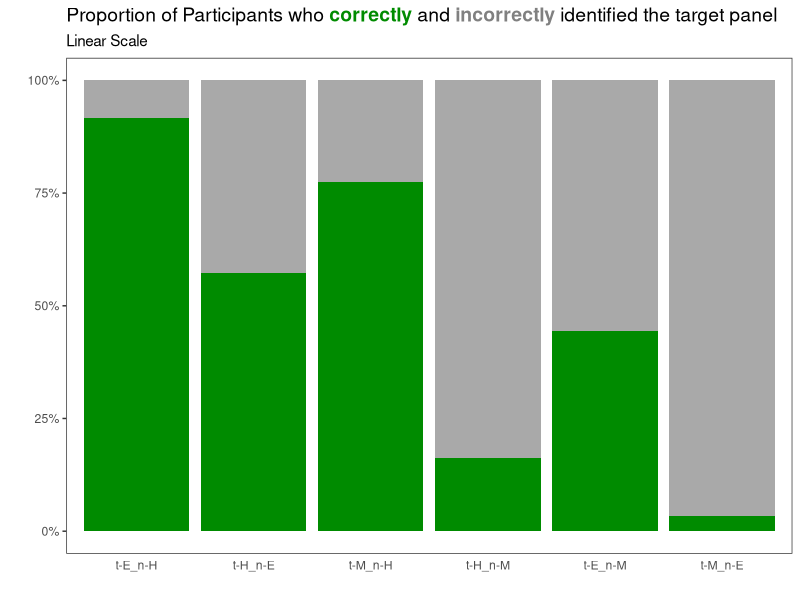

Reproduce this figure in R. (Note: this script raises an error after producing the figure.)
## ---- chunk 1
#| include: false
library(tidyverse)
library(cowplot)
library(digest)

library(readr)

library(lme4)
library(emmeans)
## ---- chunk 2
lineup_model_data <- read_csv("lineup-model-data.csv") |> 
  mutate(conf_level = factor(conf_level, levels = c("Very Certain", "Certain", "Neutral", "Uncertain", "Very Uncertain"))) |> 
  mutate(conf_level_num = as.numeric(conf_level))
## ---- chunk 3
lineup_model_data |> 
  select(participant_id, age, gender, academic_study, dataset_id, curvature, scale, correct, response_no, binary_response, conf_level, choice_reason) |> 
  head() |> 
  knitr::kable()
## ---- chunk 4
# lineup_model_data |> 
#   mutate(target = factor(target, levels = c("H", "M", "E")),
#          null = factor(null, levels = c("H", "M", "E"))) |> 
#   ggplot(aes(x = scale,
#              fill = as.factor(binary_response))) +
#   geom_bar(stat = "count",
#            position = "fill") +
#   facet_grid(null ~ 
#              target,
#              labeller = label_both) +
#   scale_fill_brewer(palette = "Dark2", direction = -1, label = c("Incorrect", "Correct")) +
#   scale_y_continuous(label = scales::percent) +
#   labs(y = "",
#        x = "",
#        fill = "Response") +
#   theme_test()

poo <- lineup_model_data |> 
  group_by(scale, curvature) |> 
  reframe(ntotal = n(),
          ncorrect = sum(binary_response),
          prop_correct = ncorrect/ntotal
          ) |> 
  ungroup() |> 
  arrange(prop_correct) |> 
  group_by(curvature) |>
  reframe(avgprop = mean(prop_correct)) |> 
  arrange(-avgprop)
poo
## ---- chunk 5

scale_level <- c("linear" = "Linear Scale",
                 "log" = "Log Scale")

# avg order
# curvature_order <- poo$curvature
# curvature_order <- c("t-E_n-H",
#                      "t-M_n-H",
#                      "t-H_n-E",
#                      "t-E_n-M",
#                      "t-H_n-M",
#                      "t-M_n-E"
#                      )

# curvature_order <- c("t-E_n-H",
#                      "t-M_n-H",
#                      "t-E_n-M",
#                      "t-H_n-M",
#                      "t-M_n-E",
#                      "t-H_n-E"
#                      )

curvature_order <- c("t-E_n-H",
                     "t-H_n-E",
                     "t-M_n-H",
                     "t-H_n-M",
                     "t-E_n-M",
                     "t-M_n-E"
                     )

accuracy_plot_linear <- lineup_model_data |> 
  filter(scale == "linear") |> 
  mutate(target = factor(target, levels = c("H", "M", "E")),
         null = factor(null, levels = c("H", "M", "E")),
         curvature = factor(curvature, levels = curvature_order)
         ) |> 
  ggplot(aes(x = curvature,
             fill = as.factor(binary_response))) +
  geom_bar(stat = "count",
           position = "fill") +
  # facet_wrap(~scale, 
  #            ncol = 1,
  #            labeller = labeller(scale = scale_level)
  #            ) +
  scale_fill_manual(values = c("darkgray", "#008b00"), label = c("Incorrect", "Correct")) +
  scale_y_continuous(label = scales::percent) +
  # scale_x_discrete(labels = c("High Target Curve\nLow Null Curve",
  #                             "Medium Target Curve\nLow Null Curve",
  #                             "Low Target Curve\nHigh Null Curve",
  #                             "High Target Curve\nMedium Null Curve",
  #                             "Low Target Curve\nMedium Null Curve",
  #                             "Medium Target Curve\nHigh Target Curve")) +
  labs(y = "",
       x = "",
       fill = "Target Panel \nIdentification",
       subtitle = "Linear Scale",
       title = str_c("Proportion of Participants who ", "<span style = 'color:#008b00'>**correctly**</span>", " and ", 
       "<span style = 'color:#808080'>**incorrectly**</span>", " identified the target panel")) +
  theme_test() +
  theme(axis.ticks.x = element_blank(),
        plot.title = ggtext::element_markdown(size = 14),
        legend.position = "none")

picsList <- paste0("../images/", str_remove_all(curvature_order, "-"), "_linear.png")

pimage <- axis_canvas(accuracy_plot_linear, axis = 'x') + 
  draw_image(picsList[1], x = 0.5, scale = 0.98) +
  draw_image(picsList[2], x = 1.5, scale = 0.98) +
  draw_image(picsList[3], x = 2.5, scale = 0.98) +
  draw_image(picsList[4], x = 3.5, scale = 0.98) +
  draw_image(picsList[5], x = 4.5, scale = 0.98) +
  draw_image(picsList[6], x = 5.5, scale = 0.98)

# insert the image strip into the plot
linear_accuracy <- ggdraw(insert_xaxis_grob(accuracy_plot_linear, pimage, position = "bottom", clip = "on"))
## ---- chunk 6

scale_level <- c("linear" = "Linear Scale",
                 "log" = "Log Scale")

accuracy_plot_log <- lineup_model_data |> 
  filter(scale == "log") |> 
  mutate(target = factor(target, levels = c("H", "M", "E")),
         null = factor(null, levels = c("H", "M", "E")),
         curvature = factor(curvature, levels = curvature_order)
         ) |> 
  ggplot(aes(x = curvature,
             fill = as.factor(binary_response))) +
  geom_bar(stat = "count",
           position = "fill") +
  # facet_wrap(~scale, 
  #            ncol = 1,
  #            labeller = labeller(scale = scale_level)
  #            ) +
  scale_fill_manual(values = c("darkgray", "#008b00"), label = c("Incorrect", "Correct")) +
  scale_y_continuous(label = scales::percent) +
  # scale_x_discrete(labels = c("High Target Curve\nLow Null Curve",
  #                             "Medium Target Curve\nLow Null Curve",
  #                             "Low Target Curve\nHigh Null Curve",
  #                             "High Target Curve\nMedium Null Curve",
  #                             "Low Target Curve\nMedium Null Curve",
  #                             "Medium Target Curve\nHigh Target Curve")) +
  labs(y = "",
       x = "",
       fill = "Target Panel \nIdentification",
       subtitle = "Log Scale") +
  theme_test() +
  theme(axis.ticks.x = element_blank(),
        legend.position = "none")

picsList <- paste0("../images/", str_remove_all(curvature_order, "-"), "_log.png")

pimage <- axis_canvas(accuracy_plot_log, axis = 'x') + 
  draw_image(picsListLog[1], x = 0.5, scale = 0.98) +
  draw_image(picsListLog[2], x = 1.5, scale = 0.98) +
  draw_image(picsListLog[3], x = 2.5, scale = 0.98) +
  draw_image(picsListLog[4], x = 3.5, scale = 0.98) +
  draw_image(picsListLog[5], x = 4.5, scale = 0.98) +
  draw_image(picsListLog[6], x = 5.5, scale = 0.98)

# insert the image strip into the plot
log_accuracy <- ggdraw(insert_xaxis_grob(accuracy_plot_log, pimage, position = "bottom", clip = "on"))
## ---- chunk 7
linear_accuracy / log_accuracy
## ---- chunk 8
glmm_mod <- glmer(binary_response ~ curvature*scale + 
                            (1 | participant_id) +
                            (1 | dataset_id),
                  data = lineup_model_data,
                  family = binomial(link = "logit"))

lineup_anova <- car::Anova(glmm_mod) |> 
  broom::tidy()
# summary(glmm_mod)

lineup_anova |> 
  knitr::kable(digits = 3, caption = "Lineups GLMM ANOVA")
## ---- chunk 9
lineups_or <- emmeans(glmm_mod, ~ scale | curvature, type = "response") |> 
  pairs(reverse = T, infer = c(T,T)) |> 
  as_tibble()

# write.csv(lineups_or, here("analyses/01-lineups/results/lineups-odds-ratios.csv"), row.names = F, na =)

dodge <- position_dodge(width=0.9)
lineups_or_plot <- lineups_or %>%
  separate(curvature, into = c(NA, "target", NA, "null")) %>%
  mutate(null = factor(null, levels = c("E", "M", "H"), labels = c("High Curvature", "Medium Curvature", "Low Curvature")),
         target = factor(target, levels = c("E", "M", "H"), labels = c("High Curvature", "Medium Curvature", "Low Curvature"))) %>%
  ggplot(aes(x = odds.ratio, y = null, color = target, shape = target)) + 
  geom_point(position = dodge, size = 3) + 
  geom_errorbar(aes(xmin = asymp.LCL, xmax = asymp.UCL), position = dodge, width = .1) +
  geom_vline(xintercept = 1) +
  theme_bw()  +
  theme(axis.title = element_text(size = 12),
        axis.text = element_text(size = 12),
        legend.title = element_text(size = 12),
        legend.text  = element_text(size = 12),
        legend.key.size = unit(1, "line"),
        legend.position = "bottom"
  ) +
  scale_y_discrete("Null Panel Difficulty", position = "left") +
  scale_x_continuous("Odds ratio (on log scale) \n (Log vs Linear)", trans = "log10", labels = scales::comma) + 
  scale_color_manual("Target Panel Difficulty", values = c("#004400", "#116611", "#55aa55")) + 
  scale_shape_discrete("Target Panel Difficulty")

lineups_or_plot
## ---- chunk 10
#| fig-width: 12
#| fig-height: 8
# labellers for plotting
target_level <- c(
  "H" = "Low Target Curvature",
  "M" = "Moderate Target Curvature",
  "E" = "High Target Curvature"
)

null_level <- c(
  "H" = "Low Null Curvature",
  "M" = "Moderate Null Curvature",
  "E" = "High Null Curvature"
)

scale_level <- c("linear" = "Linear Scale",
                 "log" = "Log Scale")

lineup_model_data |> 
  mutate(target = factor(target, levels = c("H", "M", "E")),
         null = factor(null, levels = c("H", "M", "E")),
         conf_level = factor(conf_level, levels = c("Very Uncertain", "Uncertain", "Neutral", "Certain", "Very Certain")),
         binary_response = factor(binary_response, levels = c(1,0), labels = c("Correct", "Incorrect"))
         ) |>
  ggplot() +
  geom_mosaic(aes(x = product(binary_response),
             fill = conf_level),
             show.legend = T,
             color = "black") +
  facet_nested(null ~ scale + target,
               # labeller = label_both
             labeller = labeller(scale = scale_level,
                                 null = null_level,
                                 target = target_level)
             ) +
  scale_fill_brewer(palette = "PuOr",
                    guide = guide_legend(reverse = TRUE)) +
  labs(y = "",
       x = "Evaluation",
       fill = "How certain are you?") +
  theme_test() +
  theme(axis.text.y = element_blank(),
        axis.ticks.y = element_blank())
## ---- chunk 11
# normal
conf_level_num_mod <- lmer(conf_level_num ~ curvature*scale*binary_response + 
                            (1 | participant_id) +
                            (1 | dataset_id),
                  data = lineup_model_data)

car::Anova(conf_level_num_mod) |> 
  broom::tidy()
# summary(conf_level_num_mod)

emmeans(conf_level_num_mod, specs = ~ binary_response | curvature:scale) |> 
  pairs() |> 
  as_tibble() |> 
  mutate(p.value = scales::pvalue(p.value))

emmeans(conf_level_num_mod, specs = ~ scale | curvature:binary_response) |> 
  pairs() |> 
  as_tibble() |> 
  mutate(p.value = scales::pvalue(p.value))

emmeans(conf_level_num_mod, specs = ~ scale | binary_response) |> 
  pairs() |> 
  as_tibble() |> 
  mutate(p.value = scales::pvalue(p.value))
## ---- chunk 12
# nnet
conf_level_mod <- nnet::multinom(conf_level ~ curvature*scale*binary_response, #+ 
                            # (1 | participant_id) +
                            # (1 | dataset_id),
                  data = lineup_model_data,
                  trace = F)

car::Anova(conf_level_mod) |> 
  broom::tidy()
# summary(conf_level_mod)

# emmeans(conf_level_mod, specs = ~ binary_response | curvature:scale, type = "response") |> 
#   pairs() |> 
#   as_tibble() |> 
#   mutate(p.value = scales::pvalue(p.value))
# 
# emmeans(conf_level_mod, specs = ~ scale | curvature:binary_response, type = "response") |> 
#   pairs() |> 
#   as_tibble() |> 
#   mutate(p.value = scales::pvalue(p.value))
# 
# emmeans(conf_level_mod, specs = ~ scale | binary_response, type = "response") |> 
#   pairs() |> 
#   as_tibble() |> 
#   mutate(p.value = scales::pvalue(p.value))

# mlogit
# conf_level_mod2 <- mlogit::mlogit(conf_level ~ curvature*scale + 
#                             (1 | participant_id) +
#                             (1 | dataset_id),
#                   data = lineup_model_data)
# 
# car::Anova(conf_level_mod2) |> 
#   broom::tidy()
# summary(conf_level_mod2)
